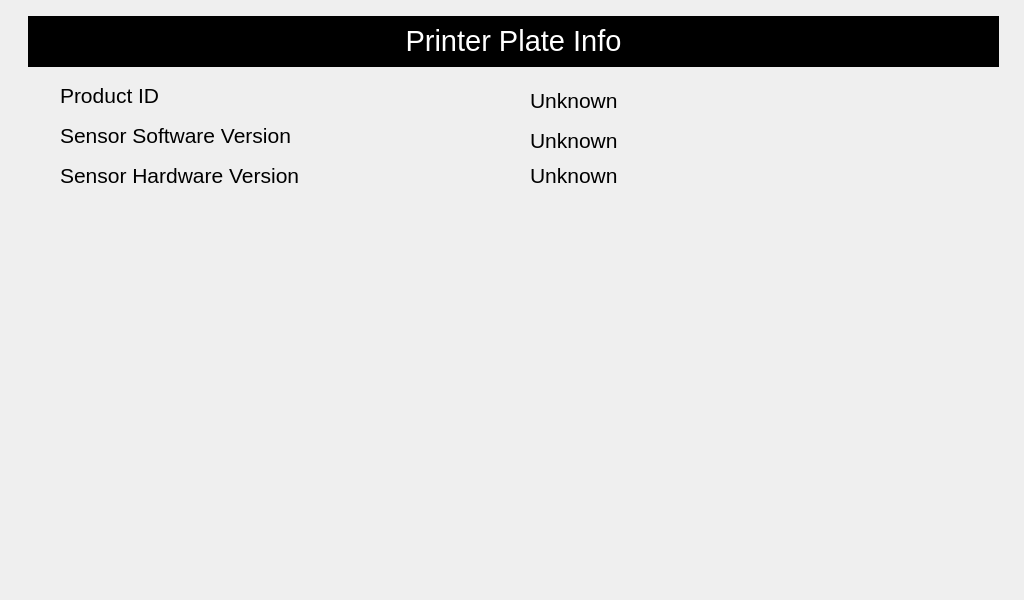
<?xml version="1.0" encoding="UTF-8"?>
<ui version="4.0">
 <class>serviceLabelApplierPPInfo</class>
 <widget class="QWidget" name="serviceLabelApplierPPInfo">
  <property name="geometry">
   <rect>
    <x>0</x>
    <y>0</y>
    <width>1024</width>
    <height>600</height>
   </rect>
  </property>
  <property name="windowTitle">
   <string>Form</string>
  </property>
  <widget class="QLabel" name="lblPPInfo">
   <property name="geometry">
    <rect>
     <x>28</x>
     <y>16</y>
     <width>971</width>
     <height>51</height>
    </rect>
   </property>
   <property name="font">
    <font>
     <pointsize>22</pointsize>
    </font>
   </property>
   <property name="styleSheet">
    <string notr="true">background-color: rgb(0, 0, 0);
color: rgb(255, 255, 255);</string>
   </property>
   <property name="text">
    <string>&lt;html&gt;&lt;head/&gt;&lt;body&gt;&lt;p&gt;Printer Plate Info&lt;/p&gt;&lt;/body&gt;&lt;/html&gt;</string>
   </property>
   <property name="alignment">
    <set>Qt::AlignCenter</set>
   </property>
  </widget>
  <widget class="QLabel" name="sensorSoftwareVersion">
   <property name="geometry">
    <rect>
     <x>530</x>
     <y>125</y>
     <width>461</width>
     <height>31</height>
    </rect>
   </property>
   <property name="font">
    <font>
     <pointsize>16</pointsize>
    </font>
   </property>
   <property name="text">
    <string notr="true">Unknown</string>
   </property>
   <property name="alignment">
    <set>Qt::AlignLeading|Qt::AlignLeft|Qt::AlignVCenter</set>
   </property>
  </widget>
  <widget class="QLabel" name="lblSensorSoftwareVersion">
   <property name="geometry">
    <rect>
     <x>60</x>
     <y>120</y>
     <width>431</width>
     <height>31</height>
    </rect>
   </property>
   <property name="font">
    <font>
     <pointsize>16</pointsize>
    </font>
   </property>
   <property name="text">
    <string>Sensor Software Version</string>
   </property>
  </widget>
  <widget class="QLabel" name="lblSensorHardwareVersion">
   <property name="geometry">
    <rect>
     <x>60</x>
     <y>160</y>
     <width>431</width>
     <height>31</height>
    </rect>
   </property>
   <property name="font">
    <font>
     <pointsize>16</pointsize>
    </font>
   </property>
   <property name="text">
    <string>Sensor Hardware Version</string>
   </property>
  </widget>
  <widget class="QLabel" name="sensorHardwareVersion">
   <property name="geometry">
    <rect>
     <x>530</x>
     <y>160</y>
     <width>461</width>
     <height>31</height>
    </rect>
   </property>
   <property name="font">
    <font>
     <pointsize>16</pointsize>
    </font>
   </property>
   <property name="text">
    <string notr="true">Unknown</string>
   </property>
   <property name="alignment">
    <set>Qt::AlignLeading|Qt::AlignLeft|Qt::AlignVCenter</set>
   </property>
  </widget>
  <widget class="QLabel" name="productId">
   <property name="geometry">
    <rect>
     <x>530</x>
     <y>85</y>
     <width>461</width>
     <height>31</height>
    </rect>
   </property>
   <property name="font">
    <font>
     <pointsize>16</pointsize>
    </font>
   </property>
   <property name="text">
    <string notr="true">Unknown</string>
   </property>
   <property name="alignment">
    <set>Qt::AlignLeading|Qt::AlignLeft|Qt::AlignVCenter</set>
   </property>
  </widget>
  <widget class="QLabel" name="lblProductId">
   <property name="geometry">
    <rect>
     <x>60</x>
     <y>80</y>
     <width>431</width>
     <height>31</height>
    </rect>
   </property>
   <property name="font">
    <font>
     <pointsize>16</pointsize>
    </font>
   </property>
   <property name="text">
    <string>Product ID</string>
   </property>
  </widget>
 </widget>
 <resources/>
 <connections/>
</ui>
